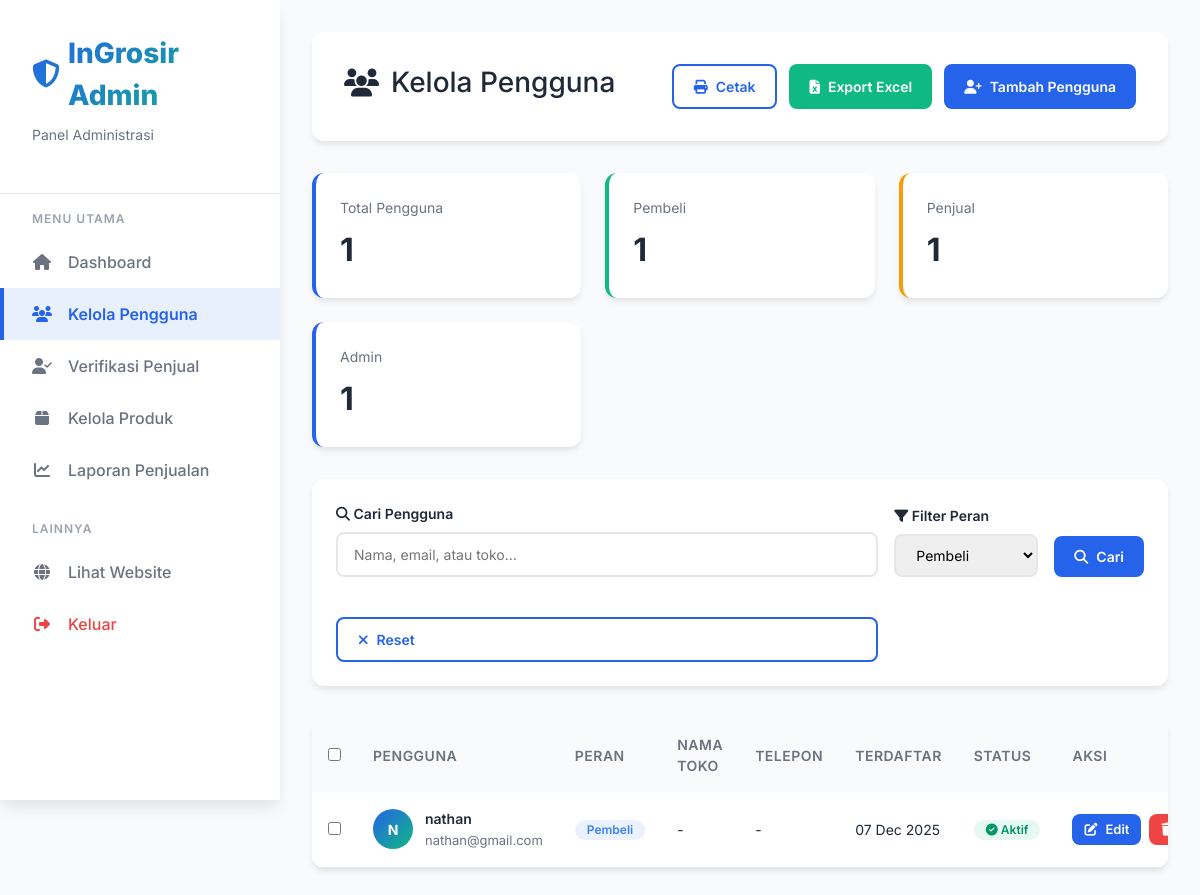
Screenshot of /admin_users.php?peran=pembeli (signed in) with the database file from the repository.
### tables this page shows
CREATE TABLE `users` (
  `user_id` int(11) NOT NULL,
  `nama_lengkap` varchar(255) NOT NULL,
  `email` varchar(255) NOT NULL,
  `password` varchar(255) NOT NULL,
  `nama_grosir` varchar(255) DEFAULT NULL,
  `alamat_grosir` text DEFAULT NULL,
  `gambar_toko` varchar(255) DEFAULT NULL,
  `nomor_telepon` varchar(15) DEFAULT NULL,
  `tanggal_registrasi` datetime NOT NULL,
  `peran` varchar(20) NOT NULL DEFAULT 'penjual',
  `status_verifikasi` enum('pending','approved','rejected') DEFAULT 'approved',
  `tanggal_verifikasi` datetime DEFAULT NULL,
  `verified_by` int(11) DEFAULT NULL,
  `catatan_verifikasi` text DEFAULT NULL,
  `is_admin` tinyint(1) NOT NULL
);

### admin_users.php (the view, shortened to what this page needs)
<?php
$koneksi = connectDB();
$limit = 10;
$page = isset($_GET['page']) ? (int)$_GET['page'] : 1;
$start = ($page - 1) * $limit;
$search = isset($_GET['search']) ? mysqli_real_escape_string($koneksi, $_GET['search']) : '';
$filter_peran = isset($_GET['peran']) ? mysqli_real_escape_string($koneksi, $_GET['peran']) : '';
$where = "WHERE 1=1";
if (!empty($filter_peran)) {
    $where .= " AND peran = '$filter_peran'";
}
$count_query = "SELECT COUNT(*) as total FROM users $where";
$count_result = mysqli_query($koneksi, $count_query);
$total_records = mysqli_fetch_assoc($count_result)['total'];
$users_query = "SELECT * FROM users $where ORDER BY tanggal_registrasi DESC LIMIT $start, $limit";
$users_result = mysqli_query($koneksi, $users_query);
$stats_pembeli = mysqli_fetch_assoc(mysqli_query($koneksi, "SELECT COUNT(*) as total FROM users WHERE peran = 'pembeli'"))['total'];
$stats_penjual = mysqli_fetch_assoc(mysqli_query($koneksi, "SELECT COUNT(*) as total FROM users WHERE peran = 'penjual'"))['total'];
$stats_admin = mysqli_fetch_assoc(mysqli_query($koneksi, "SELECT COUNT(*) as total FROM users WHERE is_admin = 1"))['total'];
?>
<!DOCTYPE html>
<html lang="id">
<head>
    <link href="https://cdn.jsdelivr.net/npm/bootstrap@5.3.2/dist/css/bootstrap.min.css" rel="stylesheet">
    <link rel="stylesheet" href="https://cdnjs.cloudflare.com/ajax/libs/font-awesome/6.4.0/css/all.min.css">
</head>
<body>
    <div class="admin-wrapper">
        <aside class="sidebar" id="sidebar">
            <div class="sidebar-header">
                <div class="sidebar-logo">
                    <i class="fas fa-shield-halved"></i>
                    InGrosir Admin
                </div>
                <p class="sidebar-subtitle">Panel Administrasi</p>
            </div>
            <nav class="sidebar-menu">
                <div class="menu-section">
                    <div class="menu-section-title">Menu Utama</div>
                    <a href="admin_dashboard.php" class="menu-item">
                        <i class="fas fa-home"></i>
                        <span>Dashboard</span>
                    </a>
                    <a href="admin_users.php" class="menu-item active">
                        <i class="fas fa-users"></i>
                        <span>Kelola Pengguna</span>
                    </a>
                    <a href="admin_verify_sellers.php" class="menu-item">
                        <i class="fas fa-user-check"></i>
                        <span>Verifikasi Penjual</span>
                    </a>
                    <a href="admin_produk.php" class="menu-item">
                        <i class="fas fa-box"></i>
                        <span>Kelola Produk</span>
                    </a>
                    <a href="admin_top_produk.php" class="menu-item">
                        <i class="fas fa-chart-line"></i>
                        <span>Laporan Penjualan</span>
                    </a>
                </div>
                <div class="menu-section">
                    <div class="menu-section-title">Lainnya</div>
                    <a href="index.php" class="menu-item">
                        <i class="fas fa-globe"></i>
                        <span>Lihat Website</span>
                    </a>
                    <a href="admin_logout.php" class="menu-item" style="color: var(--danger);">
                        <i class="fas fa-sign-out-alt"></i>
                        <span>Keluar</span>
                    </a>
                </div>
            </nav>
        </aside>
        <main class="main-content">
            <div class="page-header">
                <div class="page-title">
                    <h1>
                        <i class="fas fa-users"></i>
                        Kelola Pengguna
                    </h1>
                    <div class="page-actions">
                        <button class="btn btn-outline" onclick="window.print()">
                            <i class="fas fa-print"></i>
                            Cetak
                        </button>
                        <button class="btn btn-success" onclick="exportToExcel()">
                            <i class="fas fa-file-excel"></i>
                            Export Excel
                        </button>
                        <a href="admin_add_user.php" class="btn btn-primary">
                            <i class="fas fa-user-plus"></i>
                            Tambah Pengguna
                        </a>
                    </div>
                </div>
            </div>
            <div class="stats-row">
                <div class="stat-card primary">
                    <div class="stat-label">Total Pengguna</div>
                    <div class="stat-value"><?php echo $total_records; ?></div>
                </div>
                <div class="stat-card success">
                    <div class="stat-label">Pembeli</div>
                    <div class="stat-value"><?php echo $stats_pembeli; ?></div>
                </div>
                <div class="stat-card warning">
                    <div class="stat-label">Penjual</div>
                    <div class="stat-value"><?php echo $stats_penjual; ?></div>
                </div>
                <div class="stat-card primary">
                    <div class="stat-label">Admin</div>
                    <div class="stat-value"><?php echo $stats_admin; ?></div>
                </div>
            </div>
            <div class="filters-bar">
                <form method="GET" action="">
                    <div class="filters-grid">
                        <div class="form-group">
                            <label>
                                <i class="fas fa-search"></i>
                                Cari Pengguna
                            </label>
                            <input type="text" name="search" placeholder="Nama, email, atau toko..." value="<?php echo htmlspecialchars($search); ?>">
                        </div>
                        <div class="form-group">
                            <label>
                                <i class="fas fa-filter"></i>
                                Filter Peran
                            </label>
                            <select name="peran">
                                <option value="pembeli" <?php echo $filter_peran == 'pembeli' ? 'selected' : ''; ?>>Pembeli</option>
                            </select>
                        </div>
                        <button type="submit" class="btn btn-primary" style="margin-top: 1.5rem;">
                            <i class="fas fa-search"></i>
                            Cari
                        </button>
                        <?php if (!empty($search) || !empty($filter_peran)) { ?>
                        <a href="admin_users.php" class="btn btn-outline" style="margin-top: 1.5rem;">
                            <i class="fas fa-times"></i>
                            Reset
                        </a>
                        <?php } ?>
                    </div>
                </form>
            </div>
            <div class="table-container">
                <div class="table-wrapper">
                    <table>
                        <thead>
                            <tr>
                                <th>
                                    <input type="checkbox" id="selectAll" onclick="toggleSelectAll(this)">
                                </th>
                                <th>Pengguna</th>
                                <th>Peran</th>
                                <th>Nama Toko</th>
                                <th>Telepon</th>
                                <th>Terdaftar</th>
                                <th>Status</th>
                                <th>Aksi</th>
                            </tr>
                        </thead>
                        <tbody>
                            <?php
                            if (mysqli_num_rows($users_result) > 0) {
                                while ($user = mysqli_fetch_assoc($users_result)) {
                            ?>
                            <tr>
                                <td>
                                    <input type="checkbox" class="user-checkbox" value="<?php echo $user['user_id']; ?>">
                                </td>
                                <td>
                                    <div class="user-info">
                                        <div class="user-avatar">
                                            <?php echo strtoupper(substr($user['nama_lengkap'], 0, 1)); ?>
                                        </div>
                                        <div class="user-details">
                                            <div class="user-name"><?php echo htmlspecialchars($user['nama_lengkap']); ?></div>
                                            <div class="user-email"><?php echo htmlspecialchars($user['email']); ?></div>
                                        </div>
                                    </div>
                                </td>
                                <td>
                                    <span class="badge <?php echo $user['peran']; ?>">
                                        <?php echo ucfirst($user['peran']); ?>
                                    </span>
                                </td>
                                <td><?php echo $user['nama_grosir'] ? htmlspecialchars($user['nama_grosir']) : '-'; ?></td>
                                <td><?php echo $user['nomor_telepon'] ? htmlspecialchars($user['nomor_telepon']) : '-'; ?></td>
                                <td><?php echo date('d M Y', strtotime($user['tanggal_registrasi'])); ?></td>
                                <td>
                                    <span class="badge" style="background: rgba(16, 185, 129, 0.1); color: #059669;">
                                        <i class="fas fa-check-circle"></i> Aktif
                                    </span>
                                </td>
                                <td>
                                    <div class="action-buttons">
                                        <a href="admin_edit_user.php?id=<?php echo $user['user_id']; ?>" class="btn btn-primary btn-sm">
                                            <i class="fas fa-edit"></i>
                                            Edit
                                        </a>
                                        <button onclick="deleteUser(<?php echo $user['user_id']; ?>, '<?php echo htmlspecialchars($user['nama_lengkap']); ?>')" class="btn btn-danger btn-sm">
                                            <i class="fas fa-trash"></i>
                                        </button>
                                    </div>
                                </td>
                            </tr>
                            <?php
                                }
                            } ?>
                        </tbody>
                    </table>
                </div>
            </div>
        </main>
    </div>
</body>
</html>

### rows the page displays
users: nama_lengkap "N", nama_lengkap "nathan", email "nathan@gmail.com", peran "Pembeli", tanggal_registrasi "07 Dec 2025"

### other values shown
$total_records "1"
$stats_pembeli "1"
$stats_penjual "1"
$stats_admin "1"
